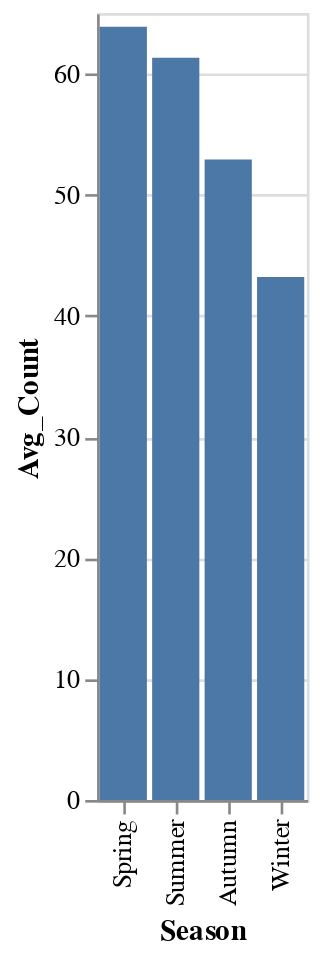

Notebook code for this chart:
### Code cell
alt.Chart(avg_season).mark_bar().encode(
    x=alt.X('Season', sort=None),
    y='Avg_Count'
)

### Figure 1 — Vega-Lite specification as saved in the notebook (floating-point values rounded to 4 significant figures)
{"config": {"view": {"continuousWidth": 400, "continuousHeight": 300}}, "data": {"name": "data-7f14c4a096e2507f4e08cab2bce078ea"}, "mark": "bar", "encoding": {"x": {"type": "nominal", "field": "Season", "sort": null}, "y": {"type": "quantitative", "field": "Avg_Count"}}, "$schema": "https://vega.github.io/schema/vega-lite/v4.8.1.json", "datasets": {"data-7f14c4a096e2507f4e08cab2bce078ea": [{"Season": "Spring", "Avg_Count": 63.88}, {"Season": "Summer", "Avg_Count": 61.3}, {"Season": "Autumn", "Avg_Count": 52.91}, {"Season": "Winter", "Avg_Count": 43.21}]}}
